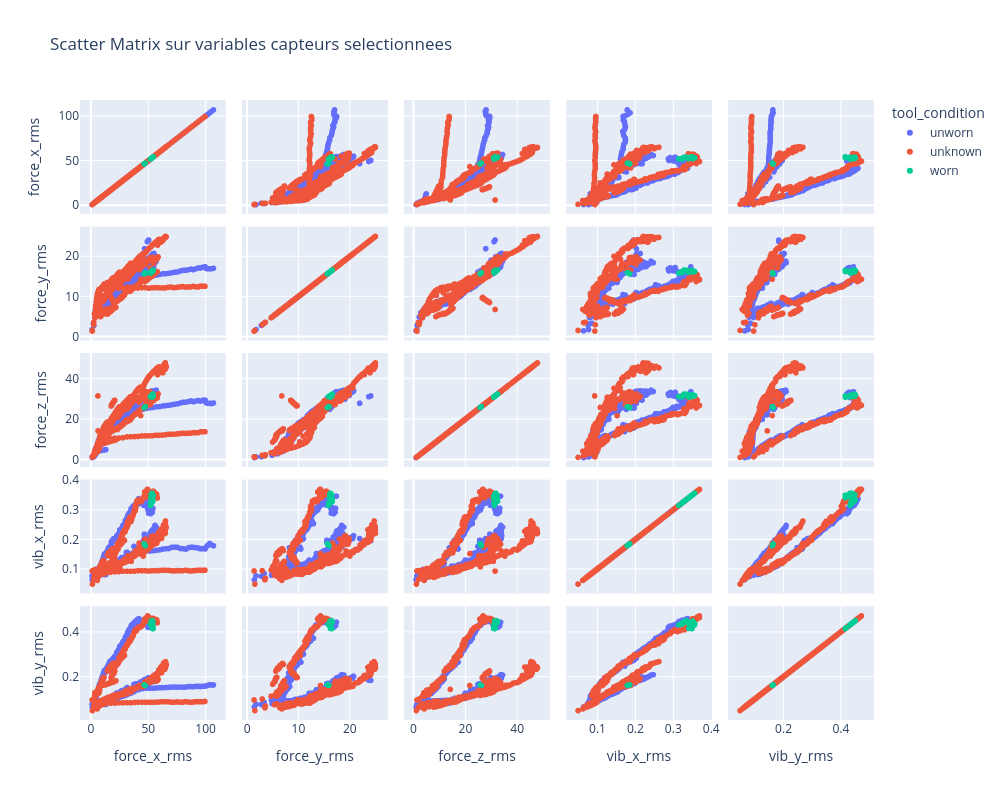

The notebook cell this image was saved under:
### Code cell
# Relations entre variables (scatter matrix)
candidate_cols = ['force_x_rms', 'force_y_rms', 'force_z_rms', 'vib_x_rms', 'vib_y_rms', 'vib_z_rms', 'ae_rms']
scatter_cols = [c for c in candidate_cols if c in df.columns][:5]
color_col = 'tool_condition' if 'tool_condition' in df.columns else None

if len(scatter_cols) < 2:
    print('Pas assez de colonnes cibles presentes pour la scatter matrix.')
else:
    fig_scatter = px.scatter_matrix(
        df,
        dimensions=scatter_cols,
        color=color_col,
        title='Scatter Matrix sur variables capteurs selectionnees'
    )
    fig_scatter.update_layout(height=800, width=1000)
    fig_scatter.show()

### Figure 1 — Plotly figure (JSON) as saved in the notebook; plotly's stock layout.template omitted (floating-point values rounded to 4 significant figures; data arrays with more than 128 entries replaced by an {"elided": "..."} marker saying what was removed)
{"data": [{"dimensions": [{"axis": {"matches": true}, "label": "force_x_rms", "values": {"elided": "926 float values"}}, {"axis": {"matches": true}, "label": "force_y_rms", "values": {"elided": "926 float values"}}, {"axis": {"matches": true}, "label": "force_z_rms", "values": {"elided": "926 float values"}}, {"axis": {"matches": true}, "label": "vib_x_rms", "values": {"elided": "926 float values"}}, {"axis": {"matches": true}, "label": "vib_y_rms", "values": {"elided": "926 float values"}}], "hovertemplate": "tool_condition=unworn<br>%{xaxis.title.text}=%{x}<br>%{yaxis.title.text}=%{y}<extra></extra>", "legendgroup": "unworn", "marker": {"color": "#636efa", "symbol": "circle"}, "name": "unworn", "showlegend": true, "type": "splom"}, {"dimensions": [{"axis": {"matches": true}, "label": "force_x_rms", "values": {"elided": "945 float values"}}, {"axis": {"matches": true}, "label": "force_y_rms", "values": {"elided": "945 float values"}}, {"axis": {"matches": true}, "label": "force_z_rms", "values": {"elided": "945 float values"}}, {"axis": {"matches": true}, "label": "vib_x_rms", "values": {"elided": "945 float values"}}, {"axis": {"matches": true}, "label": "vib_y_rms", "values": {"elided": "945 float values"}}], "hovertemplate": "tool_condition=unknown<br>%{xaxis.title.text}=%{x}<br>%{yaxis.title.text}=%{y}<extra></extra>", "legendgroup": "unknown", "marker": {"color": "#EF553B", "symbol": "circle"}, "name": "unknown", "showlegend": true, "type": "splom"}, {"dimensions": [{"axis": {"matches": true}, "label": "force_x_rms", "values": {"elided": "140 float values"}}, {"axis": {"matches": true}, "label": "force_y_rms", "values": {"elided": "140 float values"}}, {"axis": {"matches": true}, "label": "force_z_rms", "values": {"elided": "140 float values"}}, {"axis": {"matches": true}, "label": "vib_x_rms", "values": {"elided": "140 float values"}}, {"axis": {"matches": true}, "label": "vib_y_rms", "values": {"elided": "140 float values"}}], "hovertemplate": "tool_condition=worn<br>%{xaxis.title.text}=%{x}<br>%{yaxis.title.text}=%{y}<extra></extra>", "legendgroup": "worn", "marker": {"color": "#00cc96", "symbol": "circle"}, "name": "worn", "showlegend": true, "type": "splom"}], "layout": {"dragmode": "select", "height": 800, "legend": {"title": {"text": "tool_condition"}, "tracegroupgap": 0}, "title": {"text": "Scatter Matrix sur variables capteurs selectionnees"}, "width": 1000}}
